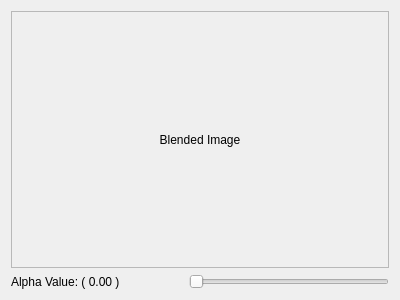
<?xml version="1.0" encoding="UTF-8"?>
<ui version="4.0">
 <class>ImageBlender</class>
 <widget class="QWidget" name="ImageBlender">
  <property name="windowModality">
   <enum>Qt::ApplicationModal</enum>
  </property>
  <property name="geometry">
   <rect>
    <x>0</x>
    <y>0</y>
    <width>400</width>
    <height>300</height>
   </rect>
  </property>
  <property name="windowTitle">
   <string>Form</string>
  </property>
  <layout class="QGridLayout" name="gridLayout">
   <item row="0" column="0">
    <widget class="QScrollArea" name="blendedImageScrollArea">
     <property name="widgetResizable">
      <bool>true</bool>
     </property>
     <widget class="QWidget" name="scrollAreaWidgetContents">
      <property name="geometry">
       <rect>
        <x>0</x>
        <y>0</y>
        <width>380</width>
        <height>250</height>
       </rect>
      </property>
      <layout class="QGridLayout" name="gridLayout_2">
       <item row="0" column="0">
        <widget class="QLabel" name="blendedImage">
         <property name="text">
          <string>Blended Image</string>
         </property>
         <property name="alignment">
          <set>Qt::AlignCenter</set>
         </property>
        </widget>
       </item>
      </layout>
      <zorder>alphaSlider</zorder>
      <zorder>blendedImage</zorder>
     </widget>
    </widget>
   </item>
   <item row="1" column="0">
    <layout class="QHBoxLayout" name="horizontalLayout">
     <item>
      <widget class="QLabel" name="alphaValueLabel">
       <property name="text">
        <string>Alpha Value: ( 0.00 )</string>
       </property>
      </widget>
     </item>
     <item>
      <widget class="QSlider" name="alphaSlider">
       <property name="sizePolicy">
        <sizepolicy hsizetype="Fixed" vsizetype="Fixed">
         <horstretch>0</horstretch>
         <verstretch>0</verstretch>
        </sizepolicy>
       </property>
       <property name="minimumSize">
        <size>
         <width>200</width>
         <height>0</height>
        </size>
       </property>
       <property name="maximum">
        <number>100</number>
       </property>
       <property name="orientation">
        <enum>Qt::Horizontal</enum>
       </property>
      </widget>
     </item>
    </layout>
   </item>
  </layout>
 </widget>
 <resources/>
 <connections/>
</ui>
